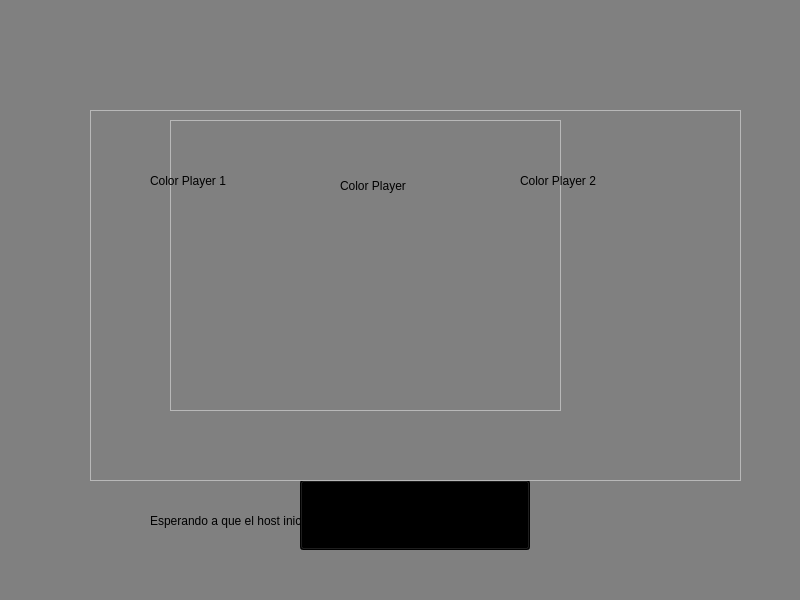
<?xml version="1.0" encoding="UTF-8"?>
<ui version="4.0">
 <class>Hall</class>
 <widget class="QWidget" name="Hall">
  <property name="geometry">
   <rect>
    <x>0</x>
    <y>0</y>
    <width>800</width>
    <height>600</height>
   </rect>
  </property>
  <property name="windowTitle">
   <string>Form</string>
  </property>
  <widget class="QStackedWidget" name="stackedWidgetHall">
   <property name="geometry">
    <rect>
     <x>0</x>
     <y>0</y>
     <width>800</width>
     <height>600</height>
    </rect>
   </property>
   <property name="minimumSize">
    <size>
     <width>800</width>
     <height>600</height>
    </size>
   </property>
   <property name="maximumSize">
    <size>
     <width>800</width>
     <height>600</height>
    </size>
   </property>
   <widget class="QWidget" name="page1player">
    <property name="styleSheet">
     <string notr="true">#page1player {
	background-color: grey;
}</string>
    </property>
    <widget class="QPushButton" name="buttonStartGame">
     <property name="geometry">
      <rect>
       <x>300</x>
       <y>480</y>
       <width>230</width>
       <height>70</height>
      </rect>
     </property>
     <property name="styleSheet">
      <string notr="true">#buttonStartGame {
	background-color: black;
	font-size: 30px;
}</string>
     </property>
     <property name="text">
      <string>Start game</string>
     </property>
    </widget>
    <widget class="QLabel" name="labelWaiting">
     <property name="geometry">
      <rect>
       <x>150</x>
       <y>490</y>
       <width>561</width>
       <height>61</height>
      </rect>
     </property>
     <property name="text">
      <string>Esperando a que el host inicie la partida...</string>
     </property>
    </widget>
    <widget class="QFrame" name="containerOnlyOnePlayer">
     <property name="geometry">
      <rect>
       <x>170</x>
       <y>120</y>
       <width>391</width>
       <height>291</height>
      </rect>
     </property>
     <property name="frameShape">
      <enum>QFrame::Shape::StyledPanel</enum>
     </property>
     <property name="frameShadow">
      <enum>QFrame::Shadow::Raised</enum>
     </property>
     <widget class="QLabel" name="labelOnlyOnePlayer">
      <property name="geometry">
       <rect>
        <x>170</x>
        <y>30</y>
        <width>241</width>
        <height>71</height>
       </rect>
      </property>
      <property name="text">
       <string>Color Player</string>
      </property>
     </widget>
     <widget class="QLabel" name="labelmageDuck">
      <property name="geometry">
       <rect>
        <x>130</x>
        <y>90</y>
        <width>160</width>
        <height>160</height>
       </rect>
      </property>
      <property name="text">
       <string/>
      </property>
      <property name="pixmap">
       <pixmap resource="resources.qrc">:/images/DuckSelection.png</pixmap>
      </property>
      <property name="scaledContents">
       <bool>true</bool>
      </property>
     </widget>
    </widget>
    <widget class="QFrame" name="containerTwoPlayers">
     <property name="geometry">
      <rect>
       <x>90</x>
       <y>110</y>
       <width>651</width>
       <height>371</height>
      </rect>
     </property>
     <property name="frameShape">
      <enum>QFrame::Shape::StyledPanel</enum>
     </property>
     <property name="frameShadow">
      <enum>QFrame::Shadow::Raised</enum>
     </property>
     <widget class="QLabel" name="labelPlayer_1">
      <property name="geometry">
       <rect>
        <x>60</x>
        <y>30</y>
        <width>201</width>
        <height>81</height>
       </rect>
      </property>
      <property name="text">
       <string>Color Player 1</string>
      </property>
     </widget>
     <widget class="QLabel" name="labelPlayer_2">
      <property name="geometry">
       <rect>
        <x>430</x>
        <y>40</y>
        <width>171</width>
        <height>61</height>
       </rect>
      </property>
      <property name="text">
       <string>Color Player 2</string>
      </property>
     </widget>
     <widget class="QLabel" name="labelImageDuckP1">
      <property name="geometry">
       <rect>
        <x>30</x>
        <y>100</y>
        <width>160</width>
        <height>160</height>
       </rect>
      </property>
      <property name="text">
       <string/>
      </property>
      <property name="pixmap">
       <pixmap resource="resources.qrc">:/images/DuckSelection.png</pixmap>
      </property>
      <property name="scaledContents">
       <bool>true</bool>
      </property>
     </widget>
     <widget class="QLabel" name="labelImageDuckP2">
      <property name="geometry">
       <rect>
        <x>390</x>
        <y>100</y>
        <width>160</width>
        <height>160</height>
       </rect>
      </property>
      <property name="text">
       <string/>
      </property>
      <property name="pixmap">
       <pixmap resource="resources.qrc">:/images/DuckSelection.png</pixmap>
      </property>
      <property name="scaledContents">
       <bool>true</bool>
      </property>
     </widget>
    </widget>
   </widget>
  </widget>
 </widget>
 <resources>
  <include location="resources.qrc"/>
 </resources>
 <connections/>
</ui>
